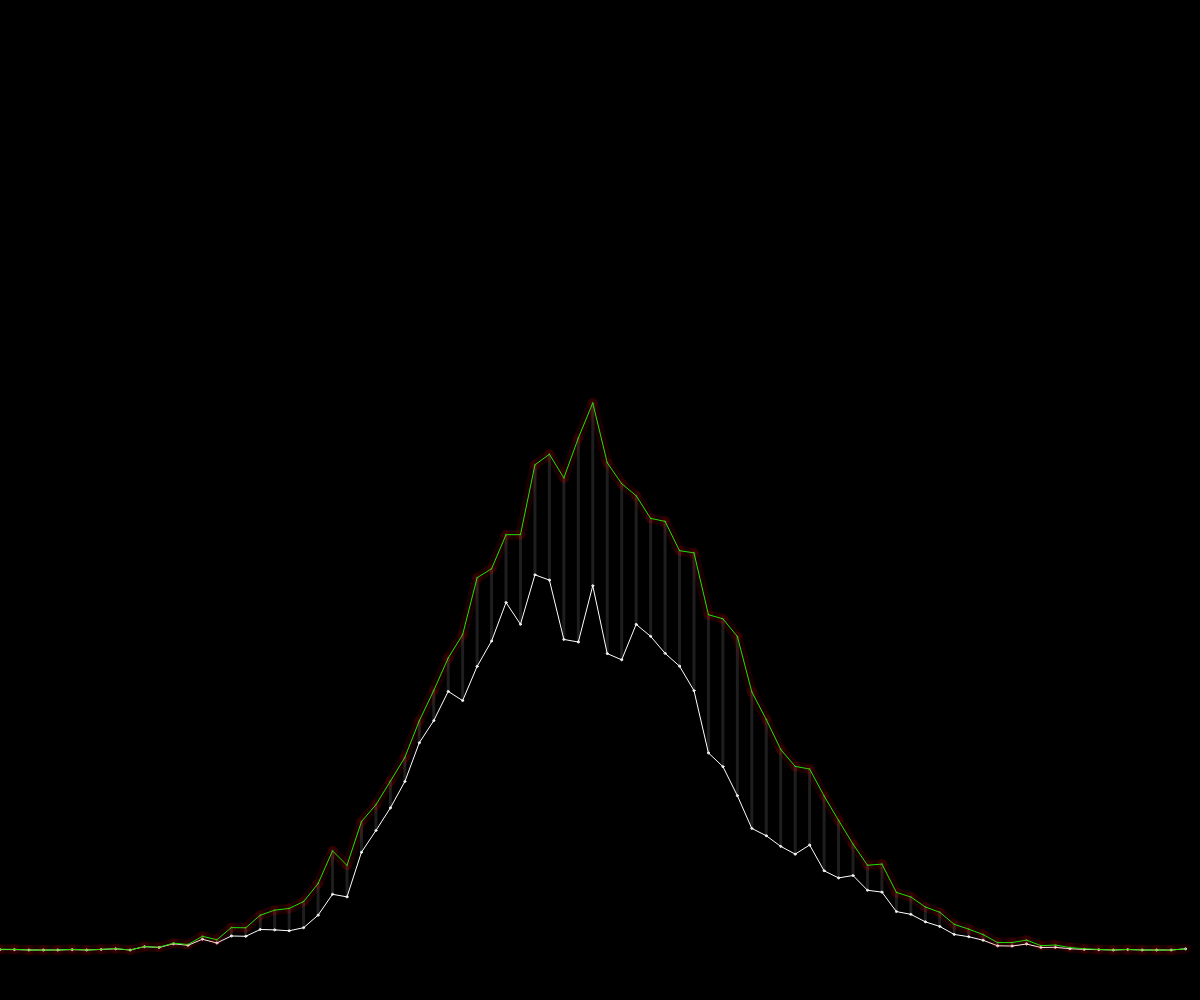
Frame 1 (no input)
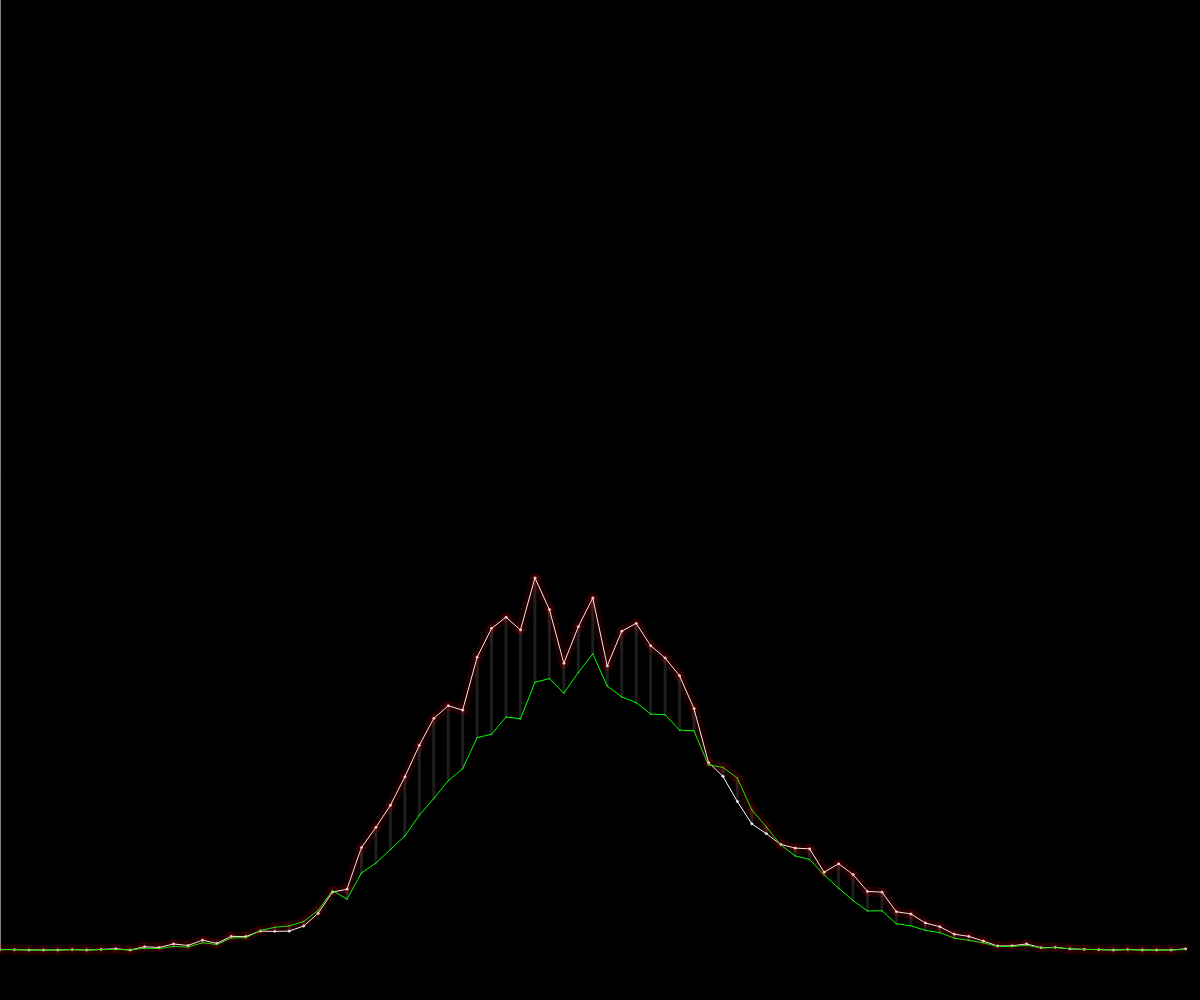
Frame 60 (no input)
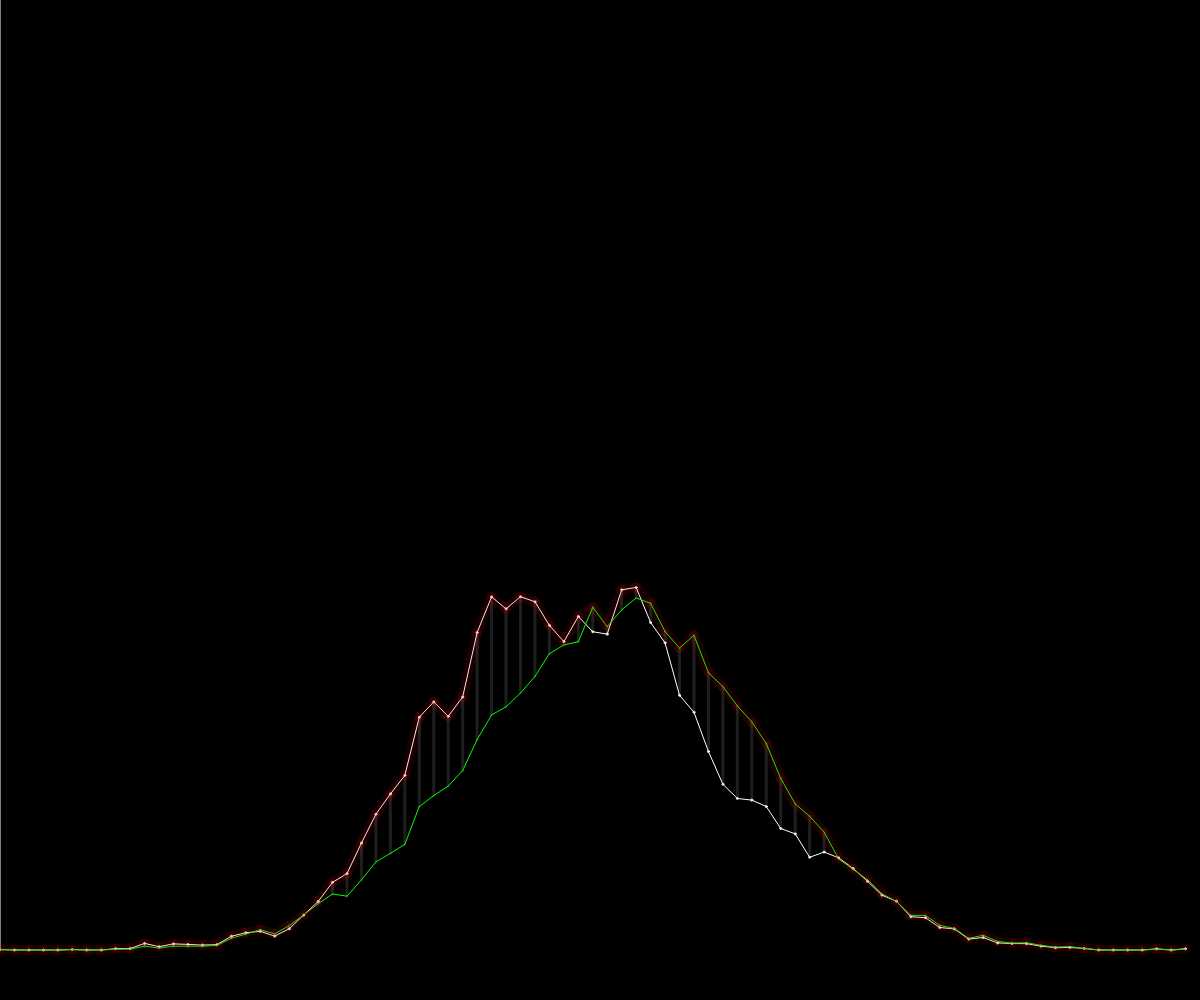
Frame 120 (the mouse pressed at the canvas centre since frame 60)

The p5.js sketch that drew these frames (run headless with seeded random() and noise() and a simulated clock; from frame 60 on, the mouse is pressed at the canvas centre):

// p5.js sketch
// ── sketch.js
var numbers = [];
var count = [];
var d = 5; //Standard deviation
var n = 20000; //Amount of numbers
var big = 0;
var small = 0;
var total = 0;

var t = 0;
var t2 = 1;

var x, y, y2, y3;
var oldx, oldy, oldy2, oldy3;

function setup() {
    createCanvas(windowWidth, windowHeight);
    calc();

}

function draw() {
    background(0);
    t += 0.01;
    t2 += 0.001;
    for (var i = 0; i < count.length; i++) {
        //fill(count[i] * 255 / max(count), 0, 0);
        x = i * width / count.length;
        y2 = height * 0.95 - count[i] * height / max(count) * 0.9 * noise(t, i / 100);
        y = height * 0.95 - count[i] * height / max(count) * 0.9 * noise(t2 + (i / 10));
        if (y2 >= y) {
            y3 = y;
        } else {
            y3 = y2;
        }
        strokeWeight(1);
        fill(0);
        stroke(255);
        ellipse(x, y, 2, 2);
        line(oldx, oldy, x, y);

        fill(255, 0, 0);
        stroke(0, 255, 0);
        line(oldx, oldy2, x, y2);

strokeWeight(10);
        fill(255, 0, 0, 2);
        stroke(255, 0, 0,255/10);
        line(oldx, oldy3, x, y3);

        strokeWeight(3);
        stroke(255, 30);
        line(x, y, x, y2);
        oldx = x;
        oldy = y;
        oldy2 = y2;
        oldy3 = y3;

    }
    oldx = 0;
    oldy = 0;
}

function windowResized() {
    resizeCanvas(windowWidth, windowHeight);
    background(0);
}

function calc() {
    for (var i = 0; i < n; i++) {
        numbers[i] = int(round(randomGaussian(0, d) * 2));
    }
    big = max(numbers); //Max value of the distribution
    small = min(numbers); //Min value of the distribution
    for (var i = 0; i <= abs(small) + big; i++) {
        count[i] = 0;
    }
    for (var i = 0; i < n; i++) {
        count[numbers[i] + abs(small)]++;
    }
    fill(0);
    strokeWeight(1);
    frameRate(30);
}

function mouseClicked() {
    calc();
}

function touchStarted() {
    calc();
}
